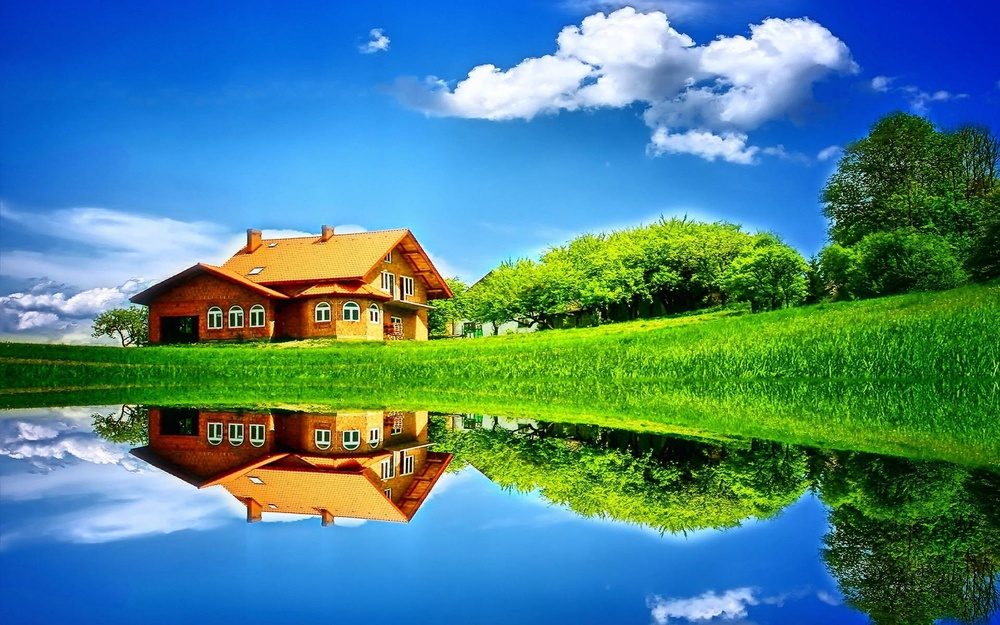
#> input picture Images/brightness.jpg, 1000 x 625 px, shrunk from 1920 x 1200 before the run
$ python -i filters.py   (imports and definitions only)   (older library calls are emulated)
#> lines starting #> are read from the running program, lines starting #| are printed output that depends on the picture
#> further down, picture is the input picture: shape (625, 1000, 3); mean B, G, R 136.5, 131.5, 75.9
import cv2
import numpy as np

class SmoothingFilters:
    @staticmethod
    def mean_filter(image, kernel_size=3):
        return cv2.blur(image, (kernel_size, kernel_size))

    @staticmethod
    def median_filter(image, kernel_size=3):
        return cv2.medianBlur(image, kernel_size)

    @staticmethod
    def gaussian_filter(image, kernel_size=3, sigma=0):
        return cv2.GaussianBlur(image, (kernel_size, kernel_size), sigma)

    @staticmethod
    def bilateral_filter(image, d=9, sigma_color=75, sigma_space=75):
        return cv2.bilateralFilter(image, d, sigma_color, sigma_space)

    @staticmethod
    def box_filter(image, kernel_size=3):
        return cv2.boxFilter(image, -1, (kernel_size, kernel_size))

    # [14 lines left out: functions motion_blur, anisotropic_diffusion, not called in this run]

    @staticmethod
    def nlm_filter(image, h=10, template_window=7, search_window=21):
        return cv2.fastNlMeansDenoisingColored(image, None, h, h, template_window, search_window)

class SharpeningFilters:
    @staticmethod
    def laplacian_filter(image):
        return cv2.Laplacian(image, cv2.CV_64F).astype(np.uint8)

    # [10 lines left out: functions high_boost_filter, sobel_filter, not called in this run]

    @staticmethod
    def prewitt_filter(image):
        kernelx = np.array([[1,1,1],[0,0,0],[-1,-1,-1]])
        kernely = np.array([[-1,0,1],[-1,0,1],[-1,0,1]])
        img_prewittx = cv2.filter2D(image, -1, kernelx)
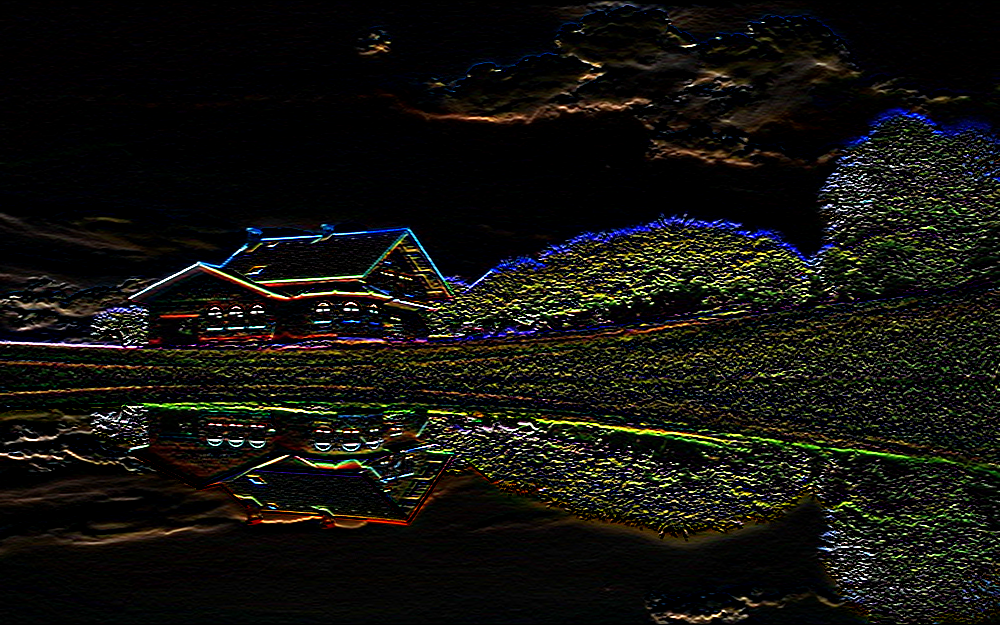
#> img_prewittx: shape (625, 1000, 3); mean B, G, R 14.8, 18.7, 19.4
        img_prewitty = cv2.filter2D(image, -1, kernely)
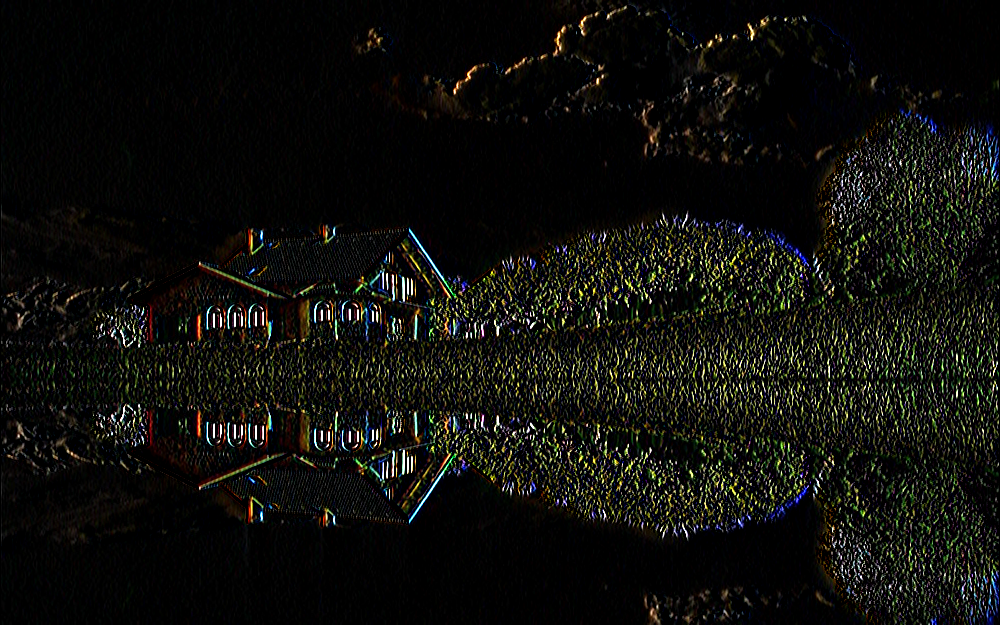
#> img_prewitty: shape (625, 1000, 3); mean B, G, R 12, 15.4, 15.3
        return cv2.addWeighted(img_prewittx, 0.5, img_prewitty, 0.5, 0)
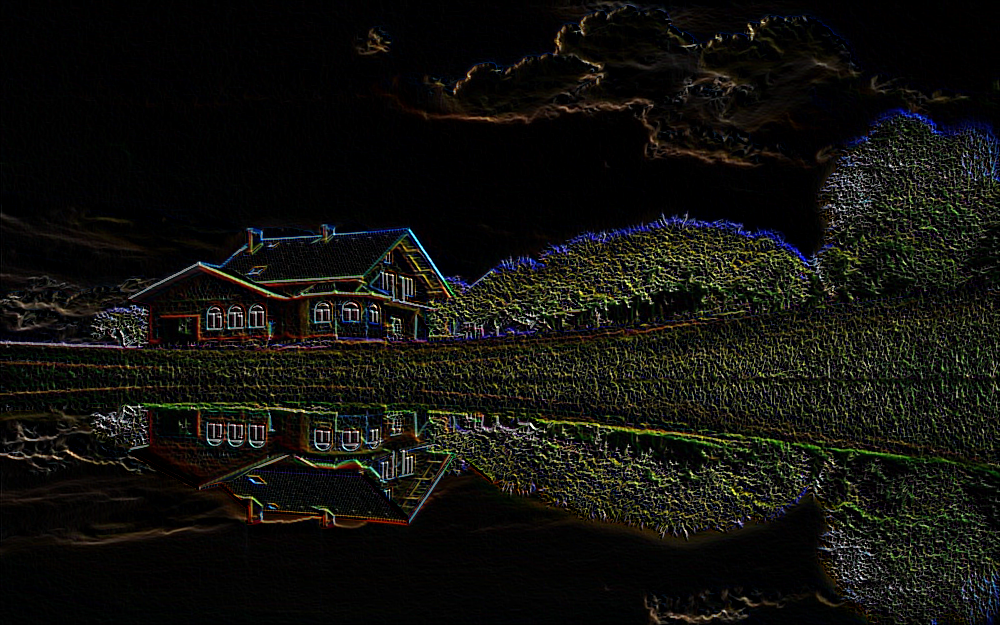
#> returned value: shape (625, 1000, 3); mean of channels 0, 1, 2 13.4, 17, 17.3; drawn as B, G, R

    # [40 lines left out: functions unsharp_masking, roberts_cross, scharr_filter, dog_filter, emboss_filter, kirsch_compass_filter, not called in this run]

>>> import cv2
>>> picture = cv2.imread('../Images/brightness.jpg')
>>> result = SharpeningFilters().prewitt_filter(picture)

$ run again, on Images/clear image.jpg
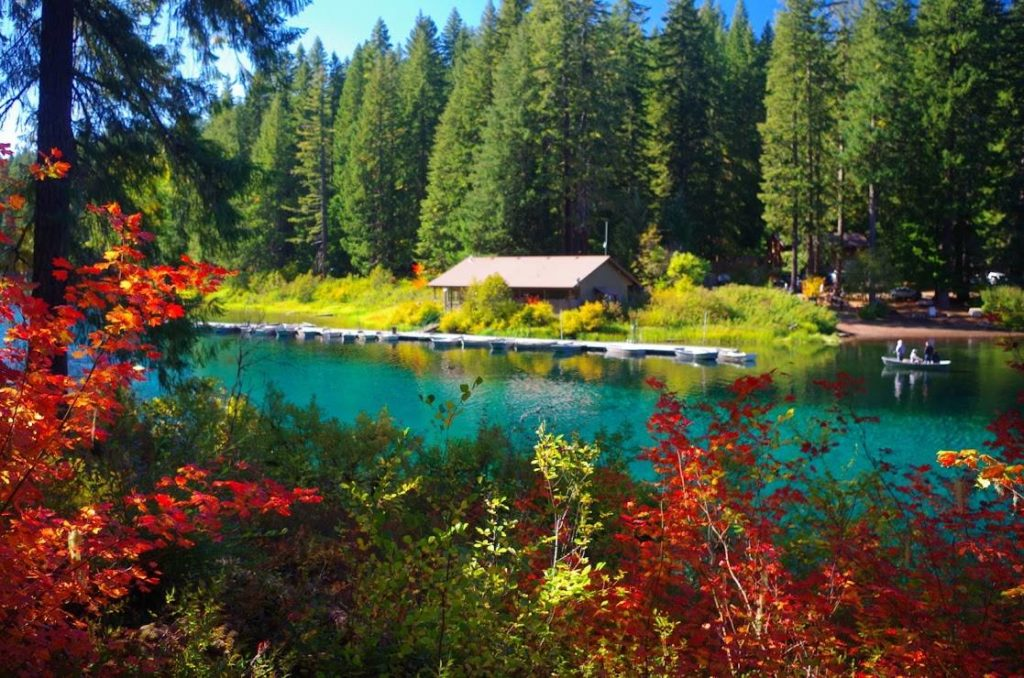
#> input picture Images/clear image.jpg, 1024 x 678 px
#> picture is the input picture: shape (678, 1024, 3); mean B, G, R 54.5, 77.7, 76
#> in prewitt_filter, `img_prewitty = cv2.filter2D(image, -1, kernely)`:
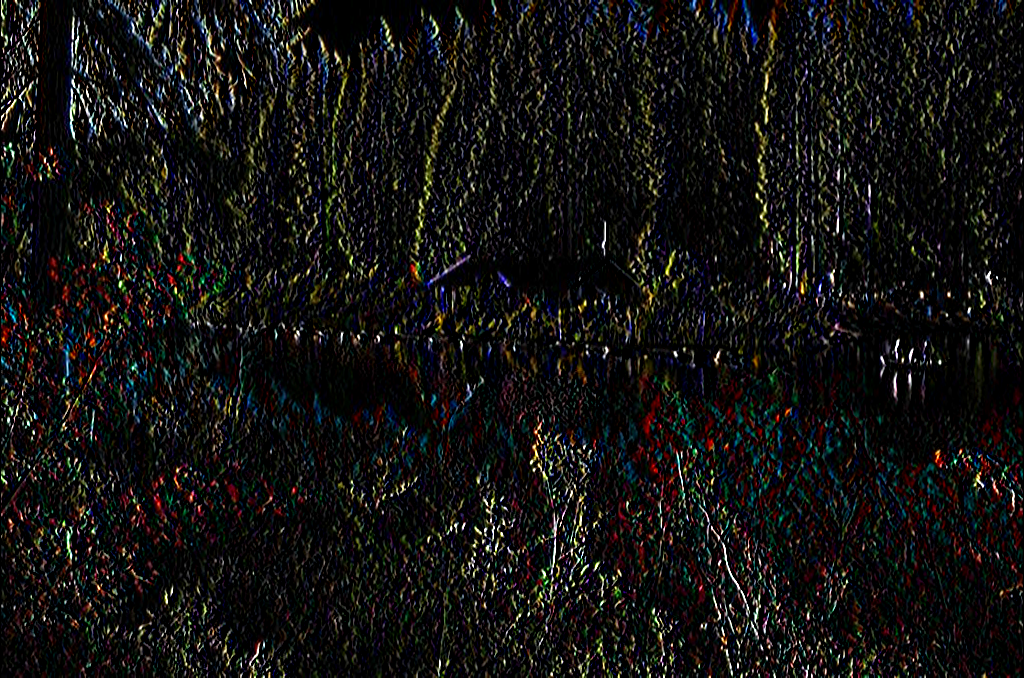
#> img_prewitty: shape (678, 1024, 3); mean B, G, R 17.4, 18.7, 19.5
#> in prewitt_filter, `return cv2.addWeighted(img_prewittx, 0.5, img_prewitty, 0.5, 0)`:
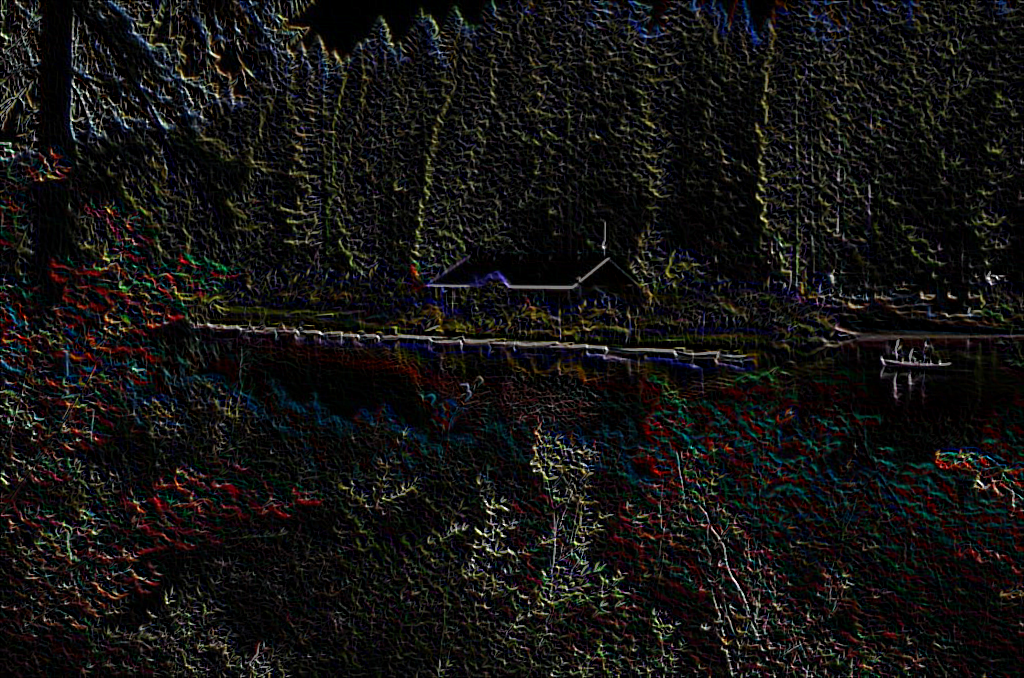
#> returned value: shape (678, 1024, 3); mean of channels 0, 1, 2 18.3, 19.5, 20.6; drawn as B, G, R
